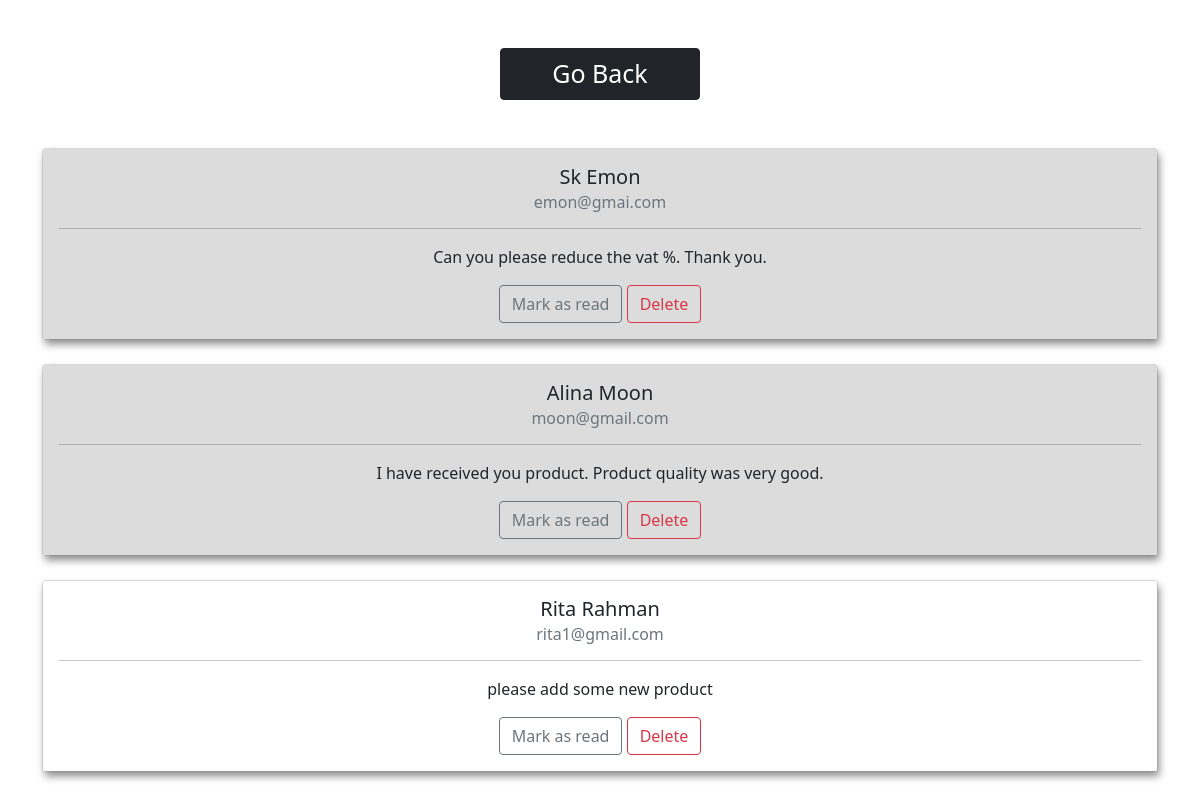
The page /dashboard/msg_page.php (signed in) on the database its author committed.
### tables this page shows
CREATE TABLE `messages` (
  `id` int(11) NOT NULL,
  `name` varchar(50) NOT NULL,
  `email` varchar(50) NOT NULL,
  `msg` text NOT NULL,
  `mark_as_read` int(11) NOT NULL
);

### dashboard/msg_page.php (the view, shortened to what this page needs)
<!doctype html>
<html lang="en">
<head>
    <link href="https://cdn.jsdelivr.net/npm/bootstrap@5.1.3/dist/css/bootstrap.min.css" rel="stylesheet"
>
    <link rel="stylesheet" href="style.css">
</head>
<body>
    <div class="container text-center">
        <a class="my-5 mx-auto btn btn-dark " href="./profile.php" style="width: 200px; font-size:25px">Go Back</a>
                <?php
                    include_once 'db.php';
                    $sql = "SELECT * FROM messages ORDER BY id desc;";
                    $result=mysqli_query($conn,$sql);
                    while($row = $result->fetch_assoc()) {
                        if($row['mark_as_read']==1){
                            echo "
                            <div class='card'>
                            <div class='card-body' style='box-shadow: 2px 5px 8px #888888;'>
                                <h5 class='card-title'>". $row['name'] ."</h5>
                                <h6 class='card-subtitle mb-2 text-muted'>". $row['email'] ."</h6>
                                <hr>
                                <p class='card-text'>". $row['msg'] ."</p>
                                <a class='btn btn-outline-secondary' href='./op_mark_read.php?id=" . $row['id'] . "'>Mark as read</a>
                                <a class='btn btn-outline-danger' href='./op_msg_delete.php?id=" . $row['id'] . "'>Delete</a>
                            </div>
                            </div>
                            <br>
                            ";
                        }
                        else{
                            echo "
                            <div class='card'>
                            <div class='card-body' style='box-shadow: 2px 5px 8px #888888; background-color:#DCDCDC;'>
                                <h5 class='card-title'>". $row['name'] ."</h5>
                                <h6 class='card-subtitle mb-2 text-muted'>". $row['email'] ."</h6>
                                <hr>
                                <p class='card-text' >". $row['msg'] ."</p>
                                <a class='btn btn-outline-secondary' href='./op_mark_read.php?id=" . $row['id'] . "'>Mark as read</a>
                                <a class='btn btn-outline-danger' href='./op_msg_delete.php?id=" . $row['id'] . "'>Delete</a>
                            </div>
                            </div>
                            <br>
                            ";
                        }
                    }
                ?>
    </div>
</body>
</html>

### rows shown on the page
messages: name "Sk Emon", email "emon@gmai.com", msg "Can you please reduce the vat %. Thank you."
messages: name "Alina Moon", email "moon@gmail.com", msg "I have received you product. Product quality was very good."
messages: name "Rita Rahman", email "rita1@gmail.com", msg "please add some new product"
